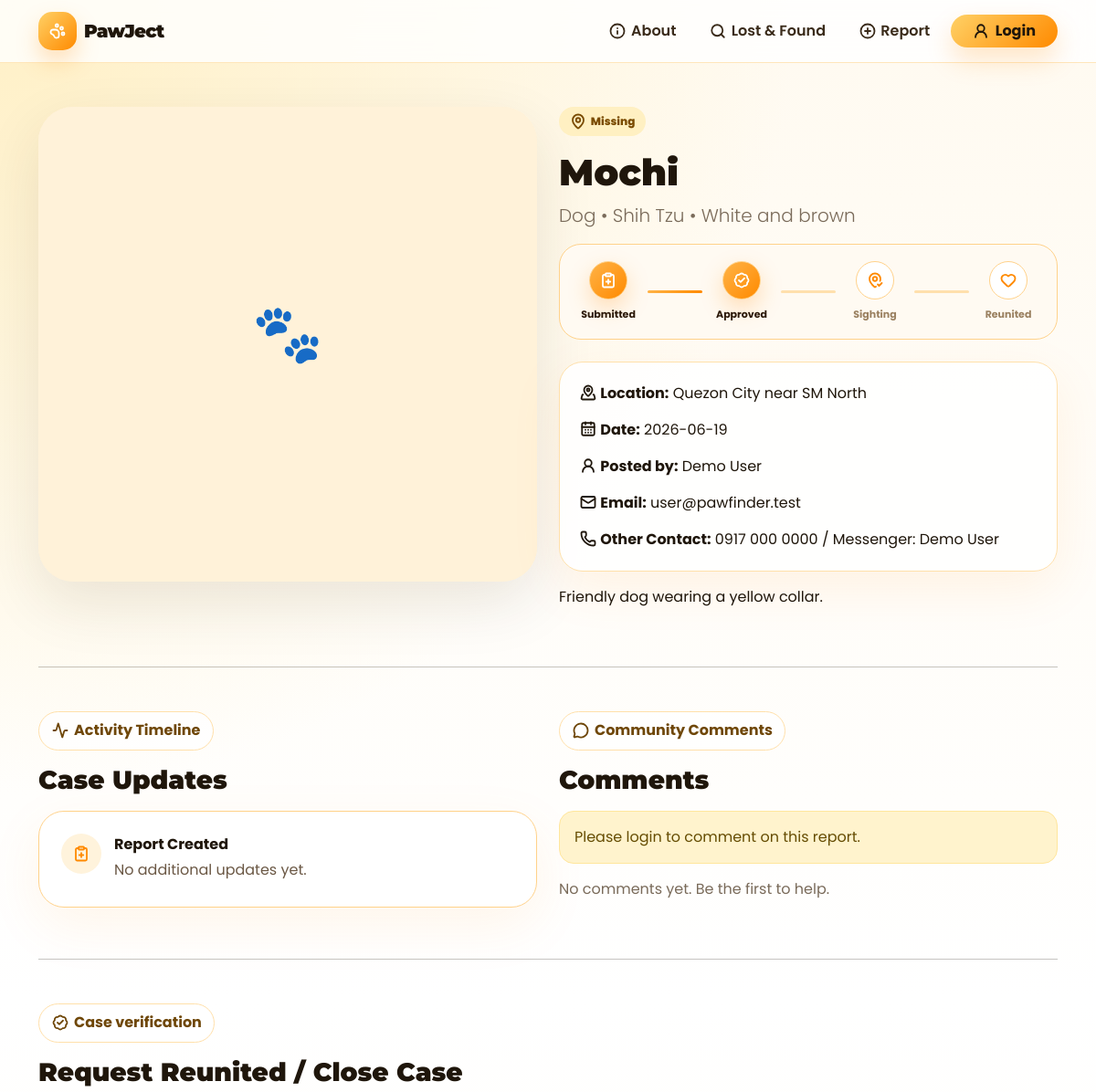
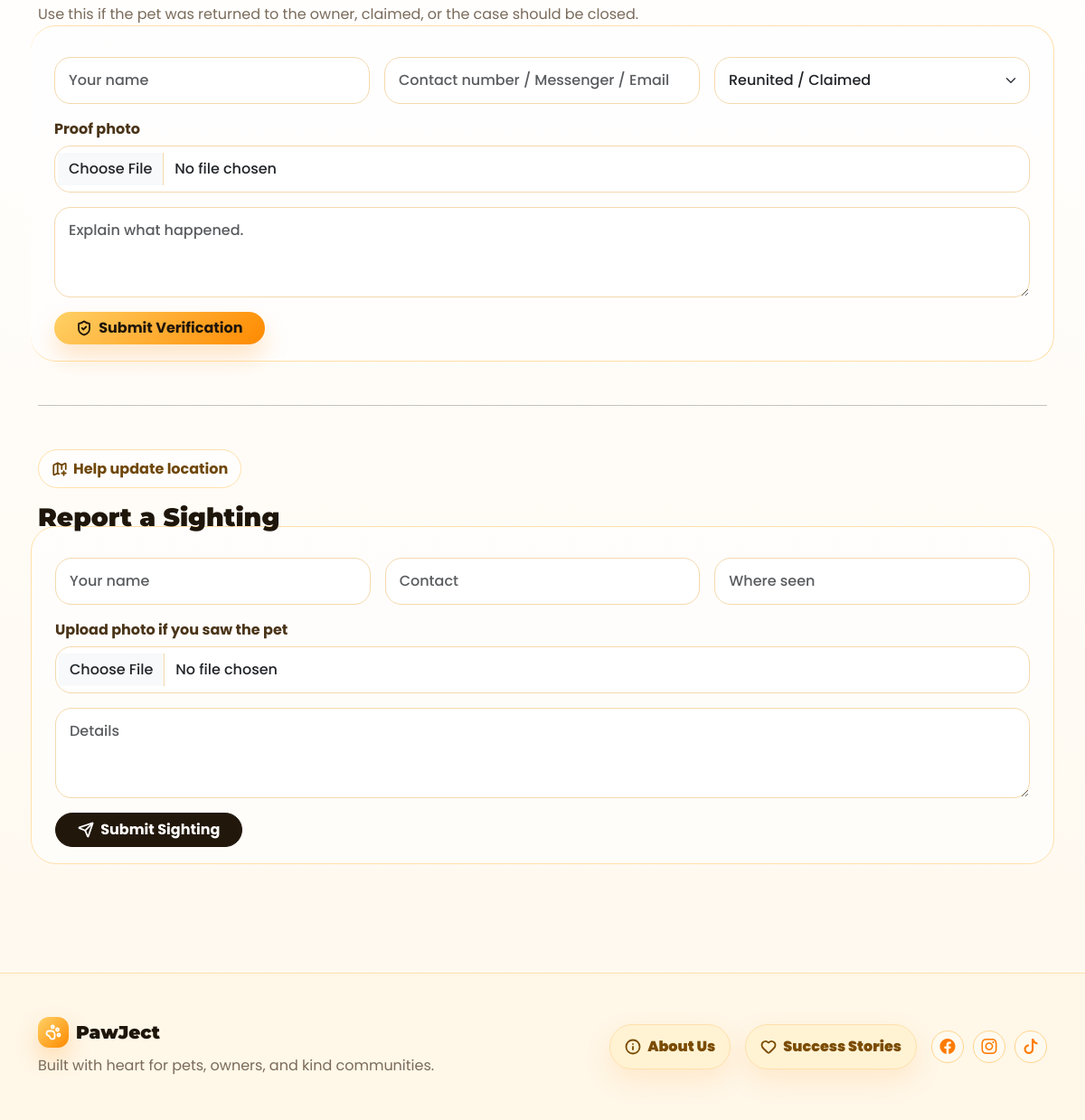
Screenshot of /?route=report-show&id=1 with the database file from the repository (2 pictures, top to bottom).
### tables this page shows
CREATE TABLE reports (
  id INT AUTO_INCREMENT PRIMARY KEY,
  user_id INT NOT NULL,
  report_type ENUM('missing','found') NOT NULL,
  animal_name VARCHAR(100),
  species VARCHAR(50) NOT NULL,
  breed VARCHAR(100),
  color VARCHAR(100) NOT NULL,
  gender VARCHAR(20) DEFAULT 'Unknown',
  last_seen_date DATE NOT NULL,
  location VARCHAR(255) NOT NULL,
  owner_contact VARCHAR(255),
  description TEXT,
  photo VARCHAR(255),
  status ENUM('active','reunited','closed') DEFAULT 'active',
  is_approved TINYINT(1) DEFAULT 0,
  created_at TIMESTAMP DEFAULT CURRENT_TIMESTAMP,
  FOREIGN KEY (user_id) REFERENCES users(id) ON DELETE CASCADE
);

CREATE TABLE users (
  id INT AUTO_INCREMENT PRIMARY KEY,
  name VARCHAR(100) NOT NULL,
  email VARCHAR(120) NOT NULL UNIQUE,
  password VARCHAR(255) NOT NULL,
  role ENUM('user','admin') DEFAULT 'user',
  created_at TIMESTAMP DEFAULT CURRENT_TIMESTAMP
);

### app/controllers/BaseController.php (called while the page is built, shortened)
<?php
class BaseController
{
    protected function view($view, $data = [])
    {
        extract($data);
        require __DIR__ . '/../views/layouts/header.php';
        require __DIR__ . '/../views/' . $view . '.php';
        require __DIR__ . '/../views/layouts/footer.php';
    }
}

### app/controllers/ReportController.php (called while the page is built, shortened)
<?php
class ReportController extends BaseController
{
    public function show()
    {
        $report = Report::find($_GET['id']);
        $sightings = Report::sightings($_GET['id']);
        $this->view('reports/show', compact('report', 'sightings', 'closeRequests', 'comments', 'timeline'));
    }
}

### public/index.php (called while the page is built, shortened)
<?php
$config = require __DIR__ . '/../config/database.php';
require __DIR__ . '/../app/models/Database.php';
require __DIR__ . '/../app/models/Report.php';
require __DIR__ . '/../app/controllers/BaseController.php';
require __DIR__ . '/../app/controllers/ReportController.php';
$route = $_GET['route'] ?? 'home';
$routes = [
  'home' => [HomeController::class,'index'],
  'reports' => [ReportController::class,'index'],
  'about' => [HomeController::class,'about'],
  'success-stories' => [HomeController::class,'successStories'],
  'report-show' => [ReportController::class,'show'],
  'report-create' => [ReportController::class,'create'],
  'report-store' => [ReportController::class,'store'],
  'sighting-store' => [ReportController::class,'storeSighting'],
  'comment-store' => [ReportController::class,'storeComment'],
  'close-request-store' => [ReportController::class,'storeCloseRequest'],
  'login' => [AuthController::class,'login'],
  'login-post' => [AuthController::class,'loginPost'],
  'register' => [AuthController::class,'register'],
  'register-post' => [AuthController::class,'registerPost'],
  'logout' => [AuthController::class,'logout'],
  'profile' => [AuthController::class,'profile'],
  'profile-update' => [AuthController::class,'updateProfile'],
  'password-update' => [AuthController::class,'updatePassword'],
  'dashboard' => [ReportController::class,'dashboard'],
  'notifications' => [ReportController::class,'notifications'],
  'notifications-read' => [ReportController::class,'markNotificationsRead'],
  'admin' => [AdminController::class,'index'],
  'admin-analytics' => [AdminController::class,'analytics'],
  'admin-status' => [AdminController::class,'status'],
  'admin-close-request' => [AdminController::class,'closeRequest'],
  'admin-delete' => [AdminController::class,'delete'],
];
[$class,$method] = $routes[$route];
(new $class)->$method();

### app/models/Database.php (called while the page is built, shortened)
<?php
class Database {
  private static ?PDO $pdo = null;
  public static function connect(array $config): void {
    $dsn = "mysql:host={$config['host']};dbname={$config['dbname']};charset={$config['charset']}";
    self::$pdo = new PDO($dsn, $config['username'], $config['password'], [
      PDO::ATTR_ERRMODE => PDO::ERRMODE_EXCEPTION,
      PDO::ATTR_DEFAULT_FETCH_MODE => PDO::FETCH_ASSOC
    ]);
  }
  public static function pdo(): PDO { return self::$pdo; }
}

### app/models/Report.php (called while the page is built, shortened)
<?php
class Report
{
    public static function find($id)
    {
        $stmt = Database::pdo()->prepare(
            'SELECT r.*, u.name user_name, u.email
             FROM reports r
             JOIN users u ON u.id = r.user_id
             WHERE r.id = ?'
        );
        $stmt->execute([$id]);
        return $stmt->fetch();
    }
    public static function sightings($id)
    {
        $stmt = Database::pdo()->prepare('SELECT * FROM sightings WHERE report_id = ? ORDER BY created_at DESC');
        $stmt->execute([$id]);
        return $stmt->fetchAll();
    }
}

### app/views/reports/show.php (the view, shortened to what this page needs)
<?php
$report = $report ?? [];
$sightings = $sightings ?? [];
$comments = $comments ?? [];
$timeline = $timeline ?? [];
$approved = !empty($report['is_approved']);
$hasSighting = count($sightings) > 0;
$isReunited = ($report['status'] ?? '') === 'reunited';
?>
<div class="container py-5">
    <div class="row g-4 align-items-start">
        <div class="col-lg-6">
            <img class="detail-img" src="uploads/<?= htmlspecialchars($report['photo'] ?: 'placeholder.svg') ?>" alt="Animal photo">
        </div>
        <div class="col-lg-6">
            <span class="tag <?= htmlspecialchars($report['report_type']) ?>">
                <i data-lucide="<?= $report['report_type'] === 'missing' ? 'map-pin' : 'scan-search' ?>"></i>
                <?= ucfirst(htmlspecialchars($report['report_type'])) ?>
            </span>
            <h1 class="fw-black mt-3"><?= htmlspecialchars($report['animal_name'] ?: 'Unknown') ?></h1>
            <p class="lead text-muted"><?= htmlspecialchars(($report['species'] ?? '') . ' • ' . ($report['breed'] ?? '') . ' • ' . ($report['color'] ?? '')) ?></p>
            <div class="progress-tracker mb-4">
                <div class="progress-step active"><span><i data-lucide="clipboard-plus"></i></span><b>Submitted</b></div>
                <div class="progress-line <?= $approved ? 'active' : '' ?>"></div>
                <div class="progress-step <?= $approved ? 'active' : '' ?>"><span><i data-lucide="badge-check"></i></span><b>Approved</b></div>
                <div class="progress-line <?= $hasSighting ? 'active' : '' ?>"></div>
                <div class="progress-step <?= $hasSighting ? 'active' : '' ?>"><span><i data-lucide="map-pin-check"></i></span><b>Sighting</b></div>
                <div class="progress-line <?= $isReunited ? 'active' : '' ?>"></div>
                <div class="progress-step <?= $isReunited ? 'active' : '' ?>"><span><i data-lucide="heart"></i></span><b>Reunited</b></div>
            </div>
            <div class="info-box">
                <p><i data-lucide="map-pinned"></i> <b>Location:</b> <?= htmlspecialchars($report['location']) ?></p>
                <p><i data-lucide="calendar-days"></i> <b>Date:</b> <?= htmlspecialchars($report['last_seen_date']) ?></p>
                <p><i data-lucide="user-round"></i> <b>Posted by:</b> <?= htmlspecialchars($report['user_name']) ?></p>
                <p><i data-lucide="mail"></i> <b>Email:</b> <?= htmlspecialchars($report['email']) ?></p>
                <?php if (!empty($report['owner_contact'])): ?>
                    <p class="mb-0"><i data-lucide="phone"></i> <b>Other Contact:</b> <?= htmlspecialchars($report['owner_contact']) ?></p>
                <?php endif; ?>
            </div>
            <p class="mt-3"><?= nl2br(htmlspecialchars($report['description'])) ?></p>
        </div>
    </div>
    <hr class="my-5">
    <div class="row g-4">
        <div class="col-lg-6">
            <span class="eyebrow"><i data-lucide="activity"></i> Activity Timeline</span>
            <h3 class="fw-black mt-3">Case Updates</h3>
            <div class="timeline-card mt-3">
                <?php if(empty($timeline)): ?>
                    <div class="timeline-item"><span><i data-lucide="clipboard-plus"></i></span><div><b>Report Created</b><p>No additional updates yet.</p></div></div>
                <?php endif; ?>
            </div>
        </div>
        <div class="col-lg-6" id="comments">
            <span class="eyebrow"><i data-lucide="message-circle"></i> Community Comments</span>
            <h3 class="fw-black mt-3">Comments</h3>
            <?php if(!empty($_SESSION['user'])): ?>
                <form method="post" action="?route=comment-store" class="comment-box mt-3">
                    <input type="hidden" name="report_id" value="<?= htmlspecialchars($report['id']) ?>">
                    <textarea name="comment" class="form-control" rows="3" placeholder="Write a helpful update or question..." required></textarea>
                    <button class="btn btn-brand rounded-pill px-4 mt-2"><i data-lucide="send"></i> Post Comment</button>
                </form>
            <?php else: ?>
                <div class="alert alert-warning rounded-4 mt-3">Please login to comment on this report.</div>
            <?php endif; ?>
            <div class="comment-list mt-3">
                <?php if(empty($comments)): ?><p class="text-muted">No comments yet. Be the first to help.</p><?php endif; ?>
            </div>
        </div>
    </div>
    <hr class="my-5">
    <span class="eyebrow"><i data-lucide="badge-check"></i> Case verification</span>
    <h3 class="fw-black mt-3">Request Reunited / Close Case</h3>
    <p class="text-muted">Use this if the pet was returned to the owner, claimed, or the case should be closed.</p>
    <form method="post" action="?route=close-request-store" enctype="multipart/form-data" class="row g-3 sighting-form close-request-form">
        <div class="col-md-4"><input name="name" class="form-control" placeholder="Your name" required></div>
        <div class="col-md-4"><input name="contact" class="form-control" placeholder="Contact number / Messenger / Email" required></div>
        <div class="col-md-4">
            <select name="result_status" class="form-select" required>
                <option value="reunited">Reunited / Claimed</option>
            </select>
        </div>
        <div class="col-md-12"><label>Proof photo</label><input type="file" name="proof_photo" class="form-control" accept="image/*"></div>
        <div class="col-12"><textarea name="note" class="form-control" placeholder="Explain what happened." rows="3" required></textarea></div>
        <div><button class="btn btn-brand rounded-pill px-4"><i data-lucide="shield-check"></i> Submit Verification</button></div>
    </form>
    <hr class="my-5">
    <span class="eyebrow"><i data-lucide="map-plus"></i> Help update location</span>
    <h3 class="fw-black mt-3">Report a Sighting</h3>
    <form method="post" action="?route=sighting-store" enctype="multipart/form-data" class="row g-3 sighting-form">
        <div class="col-md-4"><input name="name" class="form-control" placeholder="Your name" required></div>
        <div class="col-md-4"><input name="contact" class="form-control" placeholder="Contact" required></div>
        <div class="col-md-4"><input name="location" class="form-control" placeholder="Where seen" required></div>
        <div class="col-md-12"><label>Upload photo if you saw the pet</label><input type="file" name="sighting_photo" class="form-control" accept="image/*"></div>
        <div class="col-12"><textarea name="note" class="form-control" placeholder="Details" rows="3"></textarea></div>
        <div><button class="btn btn-dark rounded-pill px-4"><i data-lucide="send"></i> Submit Sighting</button></div>
    </form>
</div>

### public/assets/css/style.css (style rules this page uses)
:root { --orange: #ff8a00; --orange2: #ff6b00; --yellow: #ffd166; --cream: #fff8ea; --soft: #fff1d6; --dark: #1f160b; --muted: #7a6b5a; --line: #ffe0aa; }
* { box-sizing: border-box }
body { font-family: Poppins, system-ui, -apple-system, Segoe UI, sans-serif; background: radial-gradient(circle at top left, #fff0c6 0, transparent 32%), linear-gradient(180deg, #fffaf0 0, #fff 45%, #fff8ed 100%); color: var(--dark) }
h1, h2, h3, h4, h5, .navbar-brand { font-family: Montserrat, Poppins, sans-serif }
.fw-black { font-weight: 900 }
.text-muted { color: var(--muted) !important }
.lucide { width: 18px; height: 18px; stroke-width: 2.4; vertical-align: -3px }
.btn { font-weight: 700; display: inline-flex; align-items: center; justify-content: center; gap: .45rem }
.btn-brand, .btn-warning { background: linear-gradient(135deg, var(--yellow), var(--orange)); border: 0; color: #20160b !important; box-shadow: 0 14px 28px rgba(255, 138, 0, .22) }
.btn-dark { background: #22170b; border-color: #22170b }
.eyebrow { display: inline-flex; align-items: center; gap: .4rem; border: 1px solid var(--line); background: rgba(255, 255, 255, .8); border-radius: 999px; padding: .55rem .85rem; font-weight: 700; color: #6f4708 }
.tag { display: inline-flex; align-items: center; gap: .3rem; padding: 7px 12px; border-radius: 99px; font-size: 12px; font-weight: 800 }
.tag.missing { background: #fff0c2; color: #7a4b00 }
.filter-card, .form-shell, .auth-card, .dashboard-table, .info-box, .sighting { background: rgba(255, 255, 255, .88); border: 1px solid var(--line); box-shadow: 0 18px 55px rgba(255, 138, 0, .09) }
.info-box { border-radius: 26px; padding: 22px }
.form-control, .form-select { border-radius: 18px; border-color: #f4d9ad; padding: 13px 15px; font-weight: 500 }
label { font-weight: 700; margin-bottom: 6px; color: #4a3418 }
.detail-img { width: 100%; height: 520px; object-fit: cover; border-radius: 38px; background: #fff2d9; box-shadow: 0 24px 65px rgba(56, 35, 0, .1) }
.pet-location .lucide, .tag .lucide, .btn .lucide, .nav-link .lucide { flex: 0 0 auto; }
.sighting-form { background: rgba(255, 255, 255, .65); border: 1px solid var(--line); border-radius: 28px; padding: 18px; }
.close-request-form { border-left: 4px solid var(--gold); }
.progress-tracker { display: flex; align-items: center; gap: 8px; padding: 18px; border: 1px solid #ffd28a; border-radius: 24px; background: #fffaf2; }
.progress-step { text-align: center; color: #9a8060; min-width: 70px; }
.progress-step span { width: 42px; height: 42px; display: inline-flex; align-items: center; justify-content: center; border-radius: 50%; background: #fff; border: 1px solid #ffd28a; color: #ff8a00; }
.progress-step b { display: block; margin-top: 8px; font-size: 11px; }
.progress-step.active span { background: linear-gradient(135deg, #ffb347, #ff8a00); color: #fff; box-shadow: 0 10px 25px rgba(255,138,0,.25); }
.progress-step.active { color: #2b1808; }
.progress-line { flex: 1; height: 3px; border-radius: 99px; background: #ffe0ad; }
.progress-line.active { background: linear-gradient(90deg, #ffb347, #ff8a00); }
.timeline-card, .comment-box, .dashboard-side-card, .analytics-card, .notification-page-list, .empty-state { border: 1px solid #ffd28a; border-radius: 28px; background: #fff; box-shadow: 0 20px 60px rgba(255,138,0,.08); padding: 24px; }
.timeline-item { display: grid; grid-template-columns: 44px 1fr; gap: 14px; padding: 0 0 18px; margin-bottom: 18px; border-bottom: 1px dashed #ffd28a; }
.timeline-item:last-child { border-bottom: 0; margin-bottom: 0; padding-bottom: 0; }
.timeline-item > span { width: 44px; height: 44px; border-radius: 50%; background: #fff3dc; color: #ff8a00; display: flex; align-items: center; justify-content: center; }
.timeline-item p { margin: 4px 0; color: #6b5845; }
.comment-list { display: grid; gap: 14px; }

### rows the page displays
reports: report_type "Missing", animal_name "Mochi", species+breed+color "Dog • Shih Tzu • White and brown", location "Quezon City near SM North", last_seen_date "2026-06-19", user.name "Demo User", user.email "user@pawfinder.test", owner_contact "0917 000 0000 / Messenger: Demo User", description "Friendly dog wearing a yellow collar."
